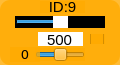
    <widget class="QWidget" name="widget_id9" native="true">
     <property name="geometry">
      <rect>
       <x>720</x>
       <y>410</y>
       <width>120</width>
       <height>65</height>
      </rect>
     </property>
     <property name="maximumSize">
      <size>
       <width>16777161</width>
       <height>16777215</height>
      </size>
     </property>
     <property name="styleSheet">
      <string notr="true">background-color: rgb(255, 170, 0, 200);
border-radius:10px;</string>
     </property>
     <widget class="QLabel" name="label_ID9">
      <property name="geometry">
       <rect>
        <x>40</x>
        <y>1</y>
        <width>45</width>
        <height>12</height>
       </rect>
      </property>
      <property name="minimumSize">
       <size>
        <width>0</width>
        <height>10</height>
       </size>
      </property>
      <property name="font">
       <font>
        <family>Arial</family>
        <pointsize>11</pointsize>
       </font>
      </property>
      <property name="styleSheet">
       <string notr="true">background-color: rgb(255, 255, 255， 0);
border-radius:0px;</string>
      </property>
      <property name="text">
       <string>ID:9</string>
      </property>
      <property name="alignment">
       <set>Qt::AlignCenter</set>
      </property>
     </widget>
     <widget class="QSlider" name="horizontalSlider_pulse_id9">
      <property name="geometry">
       <rect>
        <x>15</x>
        <y>16</y>
        <width>90</width>
        <height>12</height>
       </rect>
      </property>
      <property name="autoFillBackground">
       <bool>false</bool>
      </property>
      <property name="styleSheet">
       <string notr="true">QSlider{
	background: rgb(0, 0, 0);
	border-radius:0px;
}
QSlider::handle {/*设置中间的那个滑动的键*/                           background: rgb(255, 255, 255)}</string>
      </property>
      <property name="minimum">
       <number>0</number>
      </property>
      <property name="maximum">
       <number>1000</number>
      </property>
      <property name="pageStep">
       <number>1</number>
      </property>
      <property name="value">
       <number>500</number>
      </property>
      <property name="orientation">
       <enum>Qt::Horizontal</enum>
      </property>
     </widget>
     <widget class="QSlider" name="horizontalSlider_dev_id9">
      <property name="geometry">
       <rect>
        <x>35</x>
        <y>48</y>
        <width>50</width>
        <height>13</height>
       </rect>
      </property>
      <property name="styleSheet">
       <string notr="true">background-color: rgb(255, 255, 255， 0);</string>
      </property>
      <property name="minimum">
       <number>-125</number>
      </property>
      <property name="maximum">
       <number>125</number>
      </property>
      <property name="pageStep">
       <number>1</number>
      </property>
      <property name="orientation">
       <enum>Qt::Horizontal</enum>
      </property>
     </widget>
     <widget class="QLabel" name="label_id9">
      <property name="geometry">
       <rect>
        <x>10</x>
        <y>47</y>
        <width>30</width>
        <height>15</height>
       </rect>
      </property>
      <property name="minimumSize">
       <size>
        <width>0</width>
        <height>10</height>
       </size>
      </property>
      <property name="font">
       <font>
        <family>DejaVu Sans</family>
        <pointsize>10</pointsize>
       </font>
      </property>
      <property name="styleSheet">
       <string notr="true">background-color: rgb(255, 255, 255， 0);</string>
      </property>
      <property name="text">
       <string>0</string>
      </property>
      <property name="alignment">
       <set>Qt::AlignCenter</set>
      </property>
     </widget>
     <widget class="QLineEdit" name="lineEdit_id9">
      <property name="geometry">
       <rect>
        <x>38</x>
        <y>32</y>
        <width>45</width>
        <height>14</height>
       </rect>
      </property>
      <property name="sizePolicy">
       <sizepolicy hsizetype="Fixed" vsizetype="Fixed">
        <horstretch>0</horstretch>
        <verstretch>0</verstretch>
       </sizepolicy>
      </property>
      <property name="font">
       <font>
        <family>Arial</family>
        <pointsize>11</pointsize>
       </font>
      </property>
      <property name="autoFillBackground">
       <bool>false</bool>
      </property>
      <property name="styleSheet">
       <string notr="true">background-color: rgb(255, 255, 255);
border-radius:0px;</string>
      </property>
      <property name="text">
       <string>500</string>
      </property>
      <property name="maxLength">
       <number>1000</number>
      </property>
      <property name="alignment">
       <set>Qt::AlignCenter</set>
      </property>
      <property name="dragEnabled">
       <bool>false</bool>
      </property>
      <property name="readOnly">
       <bool>false</bool>
      </property>
     </widget>
     <widget class="QCheckBox" name="checkBox_id9">
      <property name="geometry">
       <rect>
        <x>90</x>
        <y>34</y>
        <width>15</width>
        <height>10</height>
       </rect>
      </property>
      <property name="text">
       <string/>
      </property>
     </widget>
    </widget>
